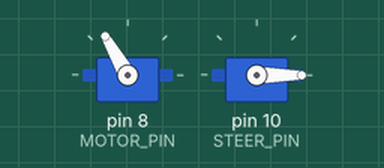
This sketch was run on a simulated Arduino Uno, built with avr-gcc and run on an emulated ATmega328P. Shown: 2 × servo.

Above: at 7.25 s.
At 10.2 s:
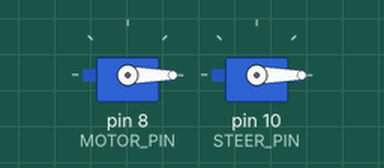
At 11.2 s:
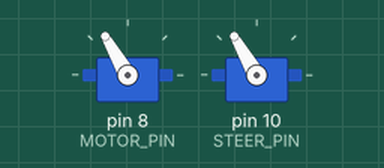
At 13.2 s:
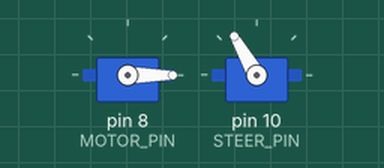
Timing chart, 0 to 15.0 s (numbered marks = the images above):
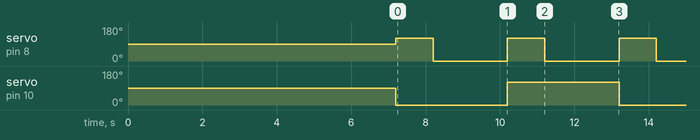

The sketch:

ESCmotor.ino
```cpp
/* -*- c -*- */

// Drive a toy truck using two electronic speed controllers,
// one for driving and one for steering,
// and the Servo library.

#include <Servo.h>

#define MOTOR_PIN        8
#define STEER_PIN       10

Servo motorServo;
Servo steerServo;

// The GWS ESCs I'm using have a weird arming sequence:
// move to low throttle, wait a second, then move to zero.
void armESC(Servo servo)
{
    digitalWrite(13, HIGH);
    servo.write(0);
    delay(1200);
    servo.write(70);
    delay(1200);
    servo.write(0);
    delay(1200);
    digitalWrite(13, LOW);
}

void setup()
{
    motorServo.attach(MOTOR_PIN);
    steerServo.attach(STEER_PIN);

    armESC(motorServo);
    armESC(steerServo);
}

/* Drive at a speed from 1 to 10 */
void drive(int speed)
{
    if (speed == 0) {
        motorServo.write(0);
        return;
    }

// Speeds. Servo simulates angles, so range is 0 to 180.
// But the ESC only does anything between 70 and 140.
// Add load, and anything under 100 really doesn't do anything noticable.
#define SLOW  100
#define FAST  140
    int ESCspeed = speed * (FAST - SLOW) / 10 + SLOW;
    motorServo.write(ESCspeed);
}

// Move the steering motor. direc can be -1, 1, or 0 --
// but unfortunately I don't currently have a way to drive a motor
// in both directions, so any nonzero value will steer the same way.
// 0 moves back to center.
#define STEER_SPEED 120
void steer(int direc)
{
    if (direc != 0) {
        digitalWrite(13, HIGH);
        steerServo.write(STEER_SPEED);
    }
    else {
        steerServo.write(0);
        digitalWrite(13, LOW);
    }
}

int steering = 0;

void loop()
{
    //digitalWrite(13, HIGH);
    steer(steering);
    steering = !steering;
    drive(5);
    delay(1000);       // drive

    // Stop everything
    //digitalWrite(13, LOW);
    motorServo.write(0);
    delay(2000);       // sit 2 secs
}
```

Measured:
- by itself, servo on pin 8 (MOTOR_PIN): alternates 120° for 1.0 s and 0° for 2.0 s
- by itself, servo on pin 10 (STEER_PIN): alternates 120° for 3.0 s and 0° for 3.0 s
